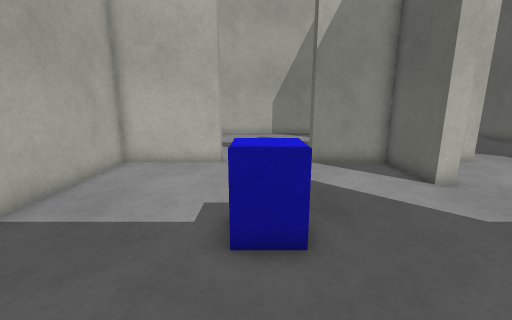
[1] (above)

16 first-person views from a walk through a world built for the Gazebo simulator. The camera is 0.55 m above the floor, tilts 12° down and sees 90° across. The floor is counted in squares, 0.2 m on a side. Each view is taken from the middle of a square. On the plan, view 1 faces up. The plan holds only what a view shows up to about 18 squares ahead; the rest is blank. The place goes on beyond the plan.

[2]
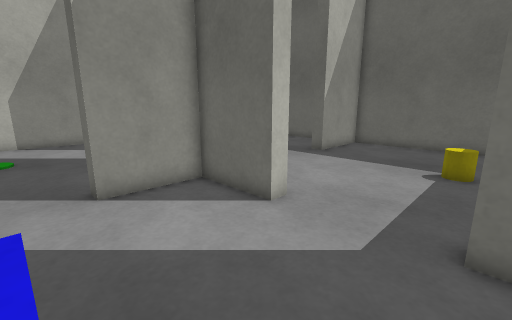

[3]
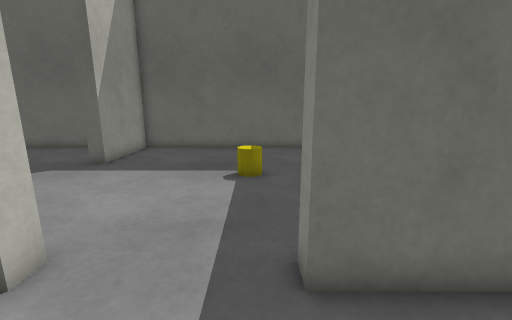

[4]
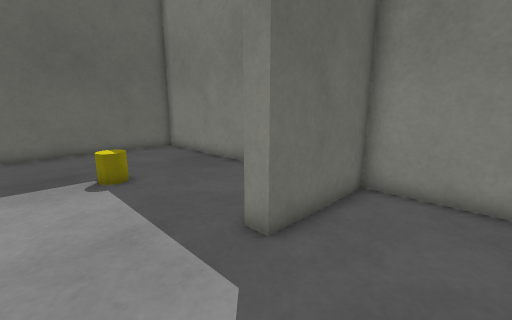

[5]
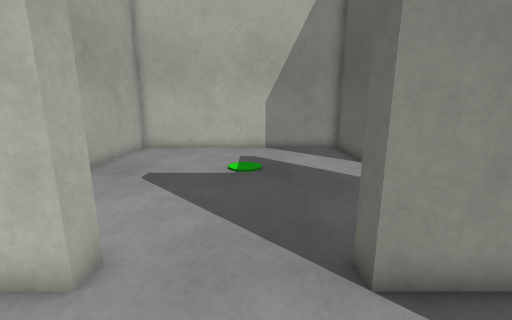

[6]
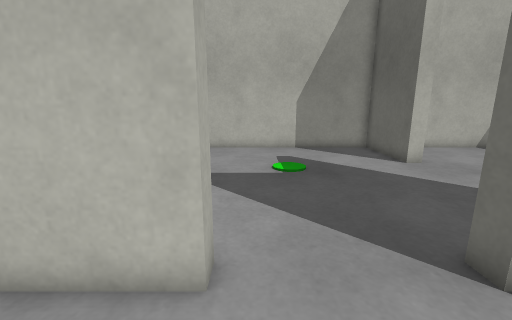

[7]
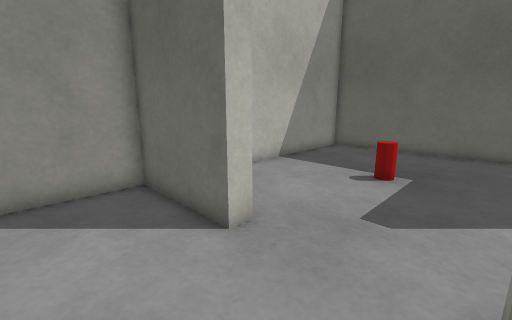

[8]
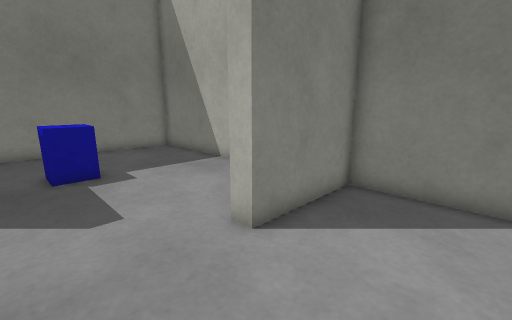

[9]
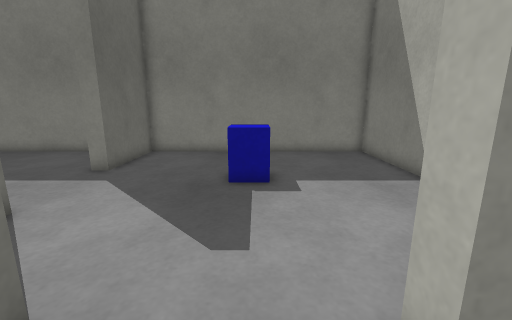

[10]
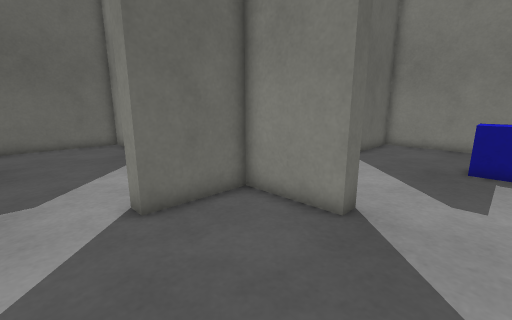

[11]
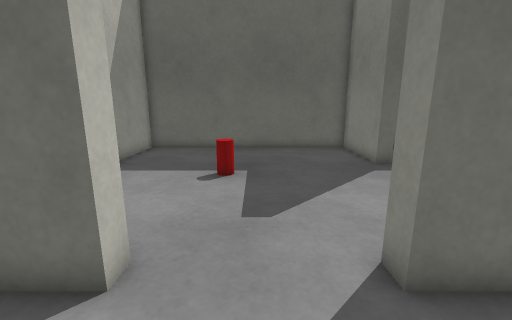

[12]
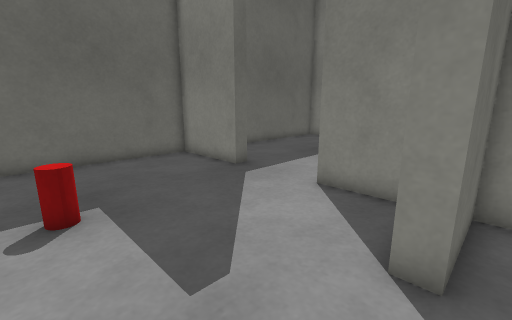

[13]
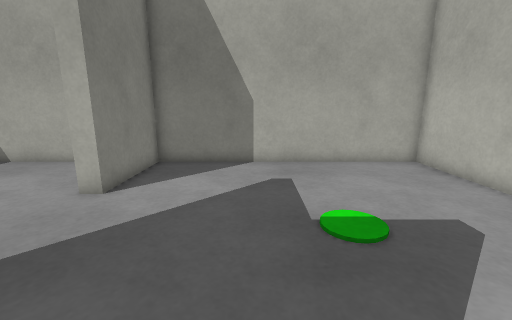

[14]
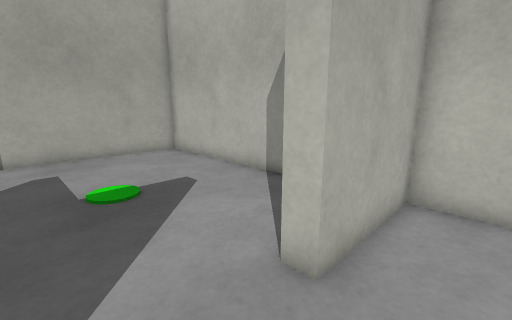

[15]
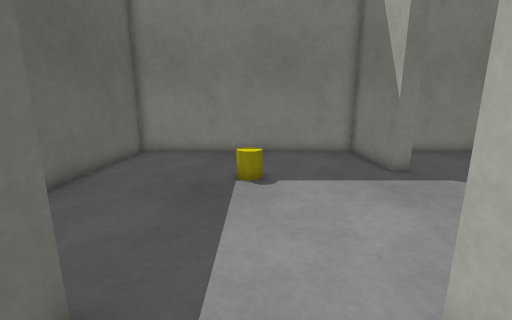

[16]
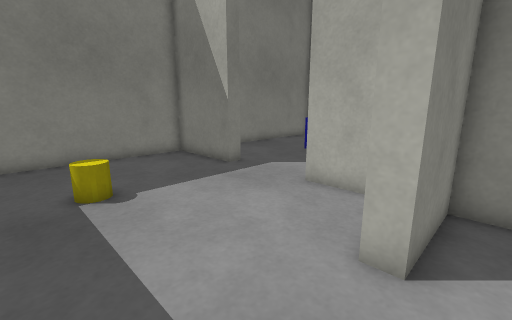

### Floor plan
Points are (right, up) in squares from view 1. A wall is a line through its corners. A room is listed if a view was taken in it or the views show most of it. See-through windows are left out.
Room 1 (views 1, 2, 3, 4, 5, 6, 7, 8, 9, 10, 11, 12, 13, 14, 15, 16)
walls: (7.1, 11) (7.1, 8.7) (6.4, 8.7) (6.4, 12.4) (2.8, 12.4) (2.8, 13.1) (6.4, 13.1) (6.4, 16.7) (7.1, 16.7); (7.1, 14.4) (7.1, 13.1) (10.7, 13.1) (10.7, 12.4) (10, 12.4); (-1.8, 12.4) (-6.5, 12.4) (-6.5, -0.5) (6.4, -0.5) (6.4, 4.2) (7.1, 4.2) (7.1, -0.5) (20, -0.5) (20, 12.4) (15.2, 12.4) (15.2, 13.1) (20, 13.1) (20, 26) (7.1, 26) (7.1, 21.2) (6.4, 21.2) (6.4, 26) (-6.5, 26) (-6.5, 13.1) (-1.8, 13.1) (-1.8, 12.4)
objects: blue box (0, 5) to (1, 6); yellow cylinder (13, 5) to (14, 6); red cylinder (13, 20)

Where each view was taken, in squares from view 1:
view 1: 0 up, 0 right, facing up
view 2: 4 up, 1 right, facing up-right
view 3: 5 up, 3 right, facing right
view 4: 8 up, 3 right, facing down-right
view 5: 9 up, 1 right, facing up
view 6: 9 up, 1 left, facing up
view 7: 17 up, 3 right, facing up-right
view 8: 17 up, 2 right, facing down-left
view 9: 15 up, 0 right, facing down
view 10: 19 up, 0 right, facing down-right
view 11: 19 up, 3 right, facing right
view 12: 21 up, 6 right, facing down-right
view 13: 18 up, 6 right, facing left
view 14: 18 up, 9 right, facing up-left
view 15: 15 up, 13 right, facing down
view 16: 14 up, 15 right, facing down-left
